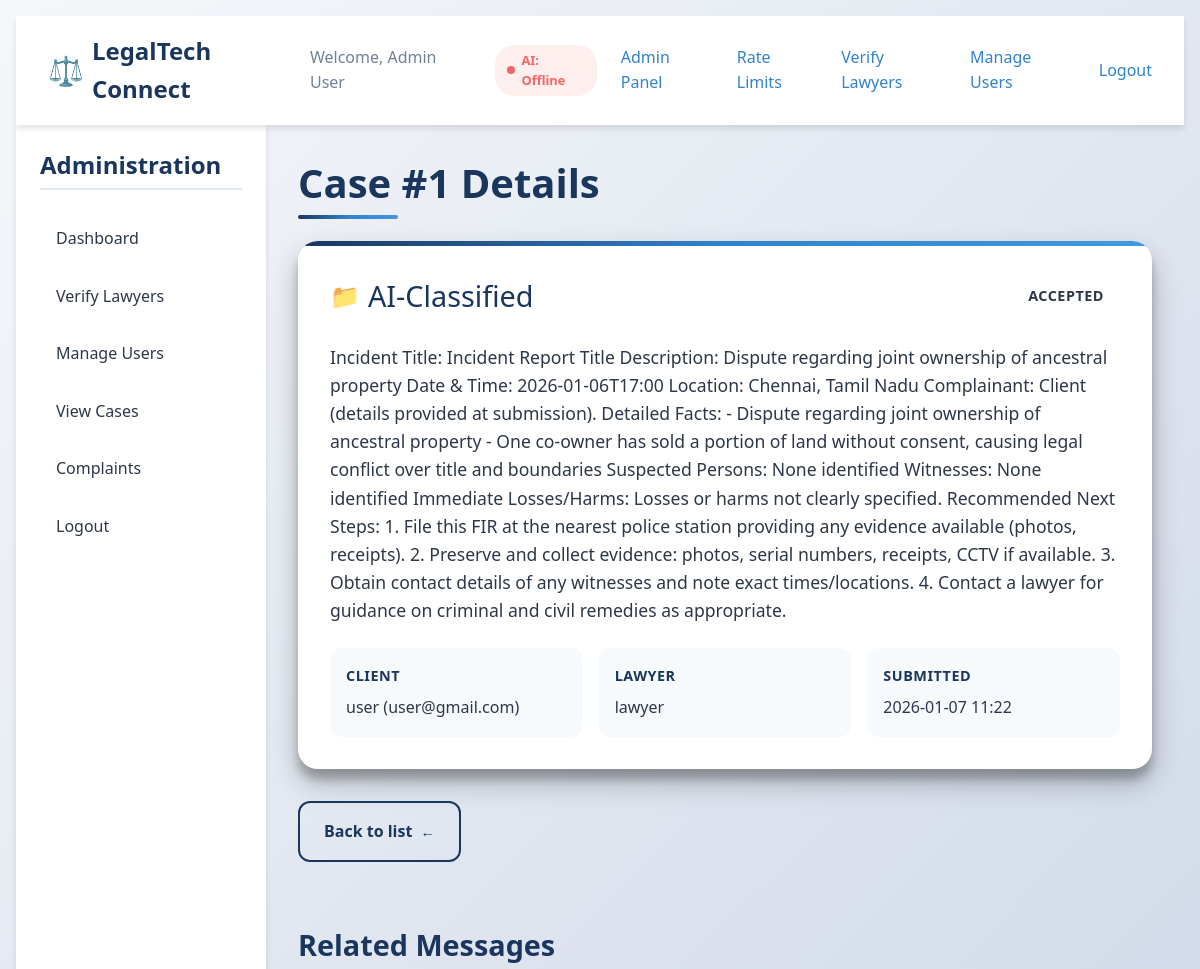
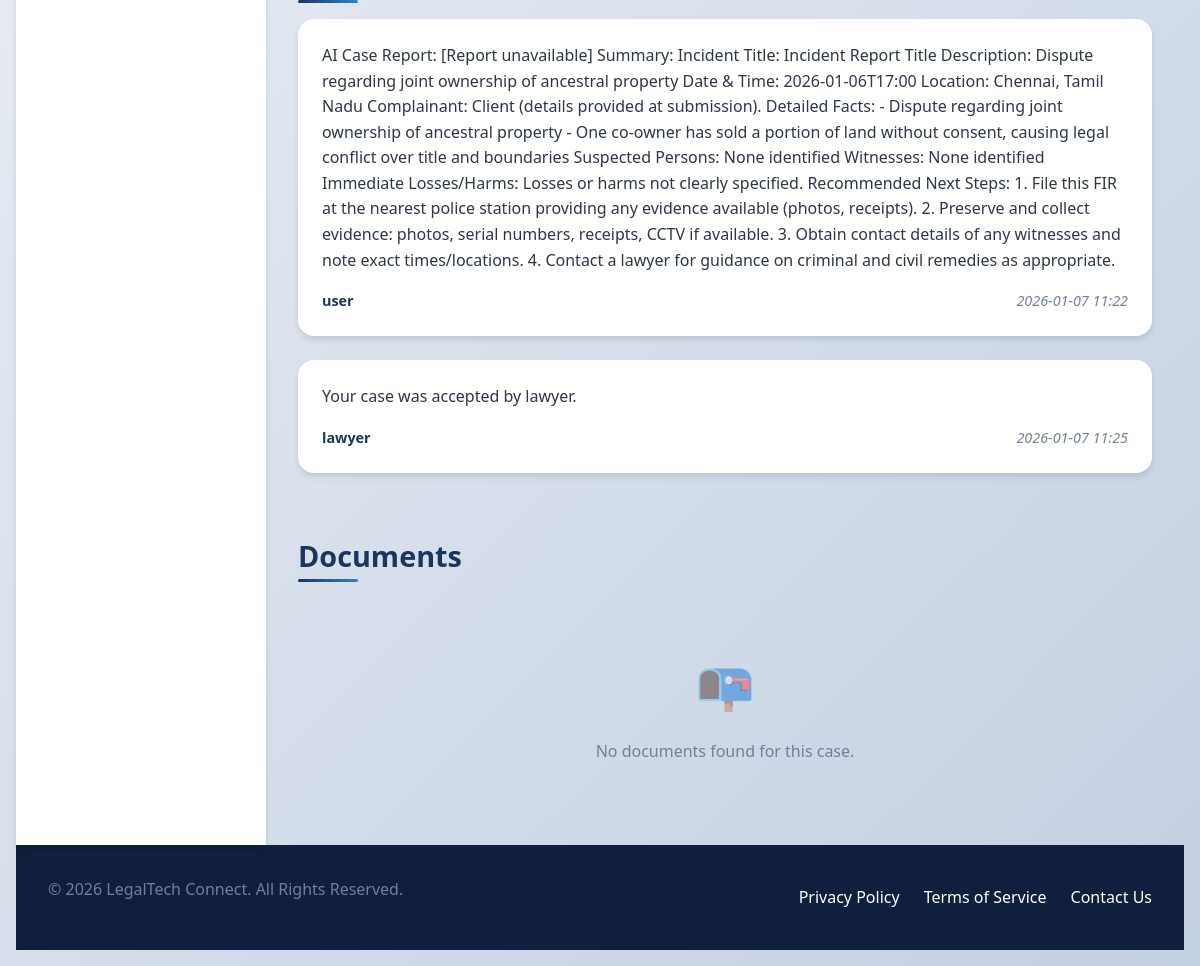
Page /admin/case/1 (signed in) on the committed database (2 pictures, top to bottom).
### models.py (models this page shows, shortened)
class User(UserMixin, db.Model):
    id = db.Column(db.Integer, primary_key=True)
    email = db.Column(db.String(150), unique=True, nullable=False)
    password_hash = db.Column(db.String(128), nullable=False)
    role = db.Column(db.String(50), nullable=False) # 'client', 'lawyer', 'admin'
    name = db.Column(db.String(150), nullable=True)
    bio = db.Column(db.Text, nullable=True)
    education = db.Column(db.String(200), nullable=True)
    created_at = db.Column(db.DateTime, default=lambda: datetime.now(timezone.utc))
    is_active = db.Column(db.Boolean, default=True, nullable=False) # For soft-deactivation by admin
    profile_pic = db.Column(db.String(200), nullable=True) # Filename for the profile picture
    specialization = db.Column(db.String(200), nullable=True)
    experience_years = db.Column(db.Integer, nullable=True)
    location = db.Column(db.String(150), nullable=True)
    phone_number = db.Column(db.String(50), nullable=True)
    address = db.Column(db.String(300), nullable=True)
    bar_number = db.Column(db.String(100), unique=True, nullable=True)
    is_verified = db.Column(db.Boolean, default=False)
    court_name = db.Column(db.String(200), nullable=True)
    judge_id_number = db.Column(db.String(100), unique=True, nullable=True)
    verification_document = db.Column(db.String(200), nullable=True)  # filename of uploaded verification doc
    cases_as_client = db.relationship('Case', foreign_keys='Case.client_id', backref='client', lazy=True)
    cases_as_client2 = db.relationship('Case', foreign_keys='Case.client2_id', backref='client2', lazy=True)
    cases_as_lawyer = db.relationship('Case', foreign_keys='Case.lawyer_id', backref='lawyer', lazy=True)
    cases_as_judge = db.relationship('Case', foreign_keys='Case.judge_id', backref='judge', lazy=True)
    reviews_received = db.relationship('Review', backref='lawyer', lazy=True)
    messages_sent = db.relationship('Message', foreign_keys='Message.sender_id', backref='sender', lazy=True)
    appointments = db.relationship('Appointment', backref='user', lazy=True)
    documents_uploaded = db.relationship('Document', backref='uploader', lazy=True)
    complaints_made = db.relationship('Complaint', foreign_keys='Complaint.complainant_id', backref='complainant', lazy=True)
    complaints_about = db.relationship('Complaint', foreign_keys='Complaint.about_user_id', backref='about_user', lazy=True)

class Case(db.Model):
    id = db.Column(db.Integer, primary_key=True)
    description = db.Column(db.Text, nullable=False)
    category = db.Column(db.String(100), nullable=False)
    status = db.Column(db.String(50), default='open') # open, accepted, closed
    timestamp = db.Column(db.DateTime, default=lambda: datetime.now(timezone.utc))
    client_id = db.Column(db.Integer, db.ForeignKey('user.id'), nullable=False)
    client2_id = db.Column(db.Integer, db.ForeignKey('user.id'), nullable=True)
    lawyer_id = db.Column(db.Integer, db.ForeignKey('user.id'), nullable=True)
    judge_id = db.Column(db.Integer, db.ForeignKey('user.id'), nullable=True)
    jurisdiction_verified = db.Column(db.Boolean, default=False)
    messages = db.relationship('Message', backref='case', lazy=True, cascade="all, delete-orphan")
    review = db.relationship('Review', uselist=False, backref='case_ref', lazy=True, cascade="all, delete-orphan")
    documents = db.relationship('Document', backref='case', lazy=True, cascade="all, delete-orphan")
    appointments = db.relationship('Appointment', backref='case', lazy=True, cascade="all, delete-orphan")
    hearings = db.relationship('Hearing', backref='case', lazy=True, cascade="all, delete-orphan")
    histories = db.relationship('CaseHistory', backref='case', lazy=True, cascade="all, delete-orphan")

class Message(db.Model):
    id = db.Column(db.Integer, primary_key=True)
    content = db.Column(db.Text, nullable=False)
    timestamp = db.Column(db.DateTime, default=lambda: datetime.now(timezone.utc))
    case_id = db.Column(db.Integer, db.ForeignKey('case.id'), nullable=False)
    sender_id = db.Column(db.Integer, db.ForeignKey('user.id'), nullable=False)

### admin.py (the view)
@admin_bp.route('/case/<int:case_id>')
@login_required
@admin_required
def view_case(case_id):
    case = Case.query.get_or_404(case_id)
    return render_template('admin/view_case_detail.html', case=case)

### admin.py (called while the page is built)
def admin_required(f):
    from functools import wraps
    @wraps(f)
    def decorated_function(*args, **kwargs):
        if not current_user.is_authenticated or current_user.role != 'admin':
            flash('Admin access required.')
            return redirect(url_for('index'))
        return f(*args, **kwargs)
    return decorated_function

### templates/admin/view_case_detail.html (shortened to what this page needs)
{% extends "base.html" %}
{% block content %}
<div class="case-details-container">
    <h1>Case #{{ case.id }} Details</h1>
    <div class="case-info-card">
        <div class="case-header">
            <div class="case-title">{{ case.category }}</div>
            <div class="status-badge status-{{ case.status }}">{{ case.status }}</div>
        </div>
        <div class="case-description">{{ case.description }}</div>
        <div class="case-details">
            <div class="detail-item">
                <strong>Client</strong>
                {{ case.client.name }} ({{ case.client.email }})
            </div>
            <div class="detail-item">
                <strong>Lawyer</strong>
                {{ case.lawyer.name if case.lawyer else 'Unassigned' }}
            </div>
            <div class="detail-item">
                <strong>Submitted</strong>
                {{ case.timestamp.strftime('%Y-%m-%d %H:%M') }}
            </div>
        </div>
    </div>
    <div class="case-actions">
        {% if case.status == 'open' %}
            <a href="{{ url_for('admin.view_cases') }}" class="button-secondary">Back to list</a>
            <a href="{{ url_for('admin.view_cases') }}" class="button-primary">Assign/Manage</a>
        {% else %}
            <a href="{{ url_for('admin.view_cases') }}" class="button-secondary">Back to list</a>
        {% endif %}
    </div>
    <h2>Related Messages</h2>
    <div class="messages-list">
        {% for msg in case.messages %}
        <div class="message-card">
            <div class="message-content">{{ msg.content }}</div>
            <div class="message-meta">
                <span class="message-sender">{{ msg.sender.name }}</span>
                <span class="message-time">{{ msg.timestamp.strftime('%Y-%m-%d %H:%M') }}</span>
            </div>
        </div>
        {% else %}
        <div class="empty-state">
            No messages found for this case.
        </div>
        {% endfor %}
    </div>
    <h2>Documents</h2>
    <div class="documents-list">
        {% for doc in case.documents %}
        <div class="document-card">
            <div class="document-info">
                <div class="document-name">{{ doc.original_filename }}</div>
            </div>
            <a href="/static/uploads/{{ doc.filename }}" class="button-small">Download</a>
        </div>
        {% else %}
        <div class="empty-state">
            No documents found for this case.
        </div>
        {% endfor %}
    </div>
</div>
{% endblock %}

### templates/base.html (shortened to what this page needs)
<!DOCTYPE html>
<html lang="en">
<head>
</head>
<body>
<nav class="navbar">
    <div class="nav-brand">
        <a href="{{ url_for('index') }}">LegalTech Connect</a>
    </div>
    <div class="nav-links">
        {% if current_user.is_authenticated %}
            <span class="nav-welcome">Welcome, {{ current_user.name or current_user.email }}</span>
            <span class="ai-status {% if ai_available %}ai-online{% else %}ai-offline{% endif %}" title="AI availability">AI: {% if ai_available %}Online{% else %}Offline{% endif %}</span>
            {% if current_user.role == 'client' %}
                <a href="{{ url_for('client.dashboard') }}">Dashboard</a>
                <a href="{{ url_for('client.messages') }}">My Messages</a>
                <a href="{{ url_for('client.appointments') }}">My Appointments</a>
                <a href="{{ url_for('client.submit_case') }}">Submit New Case</a>
            {% elif current_user.role == 'lawyer' %}
                <a href="{{ url_for('lawyer.dashboard') }}">Dashboard</a>
                <a href="{{ url_for('lawyer.edit_profile') }}">Profile</a>
                <a href="{{ url_for('lawyer.history') }}">Case History</a>
                <a href="{{ url_for('lawyer.case_requests') }}">Case Requests</a>
            {% elif current_user.role == 'admin' %}
                <a href="{{ url_for('admin.dashboard') }}">Admin Panel</a>
                <a href="{{ url_for('admin.rate_limits') }}">Rate Limits</a>
                <a href="{{ url_for('admin.verify_lawyers') }}">Verify Lawyers</a>
                <a href="{{ url_for('admin.manage_users') }}">Manage Users</a>
            {% endif %}
            <a href="{{ url_for('auth.logout') }}">Logout</a>
        {% else %}
            <a href="{{ url_for('auth.login') }}">Login</a>
            <a href="{{ url_for('auth.register') }}" class="button-primary">Get Started</a>
        {% endif %}
    </div>
</nav>
<div class="page-container">
    {% if current_user.is_authenticated %}
        {% if current_user.role == 'client' %}
        <aside class="sidebar">
            <h3>My Account</h3>
            <ul>
                <li><a href="{{ url_for('client.dashboard') }}">Dashboard</a></li>
                <li><a href="{{ url_for('client.submit_case') }}">Submit New Case</a></li>
                <li><a href="{{ url_for('client.view_all_cases') }}">View All Cases</a></li>
                <li><a href="{{ url_for('client.messages') }}">My Messages {% if sidebar_counts.unread_messages %}<span class="count-badge">{{ sidebar_counts.unread_messages }}</span>{% endif %}</a></li>
                <li><a href="{{ url_for('client.appointments') }}">Booking Status {% if sidebar_counts.upcoming_appointments %}<span class="count-badge">{{ sidebar_counts.upcoming_appointments }}</span>{% endif %}</a></li>
                <li><a href="{{ url_for('client.lawyers') }}">All Lawyers</a></li>
                <li><a href="{{ url_for('auth.logout') }}">Logout</a></li>
            </ul>
        </aside>
        {% elif current_user.role == 'admin' %}
        <aside class="sidebar">
            <h3>Administration</h3>
            <ul>
                <li><a href="{{ url_for('admin.dashboard') }}">Dashboard</a></li>
                <li><a href="{{ url_for('admin.verify_lawyers') }}">Verify Lawyers</a></li>
                <li><a href="{{ url_for('admin.manage_users') }}">Manage Users</a></li>
                <li><a href="{{ url_for('admin.view_cases') }}">View Cases</a></li>
                <li><a href="{{ url_for('admin.complaints') }}">Complaints</a></li>
                <li><a href="{{ url_for('auth.logout') }}">Logout</a></li>
            </ul>
        </aside>
        {% endif %}
    {% endif %}
    <main class="main-content">
        {% block content %}{% endblock %}
    </main>
</div>
<footer class="footer">
    <div class="container">
        <p>&copy; {{ now.year }} LegalTech Connect. All Rights Reserved.</p>
        <div class="footer-links">
            <a href="#">Privacy Policy</a>
            <a href="#">Terms of Service</a>
            <a href="#">Contact Us</a>
        </div>
    </div>
</footer>
</body>
</html>

### templates/base.html (style rules this page uses)
:root { --primary-color: #1a365d; --primary-light: #2c5282; --primary-dark: #0f1f3d; --secondary-color: #3182ce; --accent-color: #4299e1; --accent-light: #90cdf4; --success-color: #48bb78; --warning-color: #ed8936; --danger-color: #f56565; --light-bg: #f7fafc; --white: #ffffff; --text-primary: #2d3748; --text-secondary: #718096; --border-color: #e2e8f0; --shadow-sm: 0 1px 3px rgba(0, 0, 0, 0.12), 0 1px 2px rgba(0, 0, 0, 0.24); --shadow-md: 0 4px 6px rgba(0, 0, 0, 0.1); --shadow-lg: 0 10px 20px rgba(0, 0, 0, 0.15); --shadow-xl: 0 14px 28px rgba(0, 0, 0, 0.25), 0 10px 10px rgba(0, 0, 0, 0.22); --transition: all 0.3s cubic-bezier(0.25, 0.8, 0.25, 1); }
* { margin: 0; padding: 0; box-sizing: border-box; }
body { font-family: 'Inter', sans-serif; color: var(--text-primary); background-color: var(--light-bg); line-height: 1.6; overflow-x: hidden; }
h1, h2, h3, h4, h5, h6 { font-weight: 600; line-height: 1.3; margin-bottom: 0.8rem; }
h1 { font-size: 2.5rem; color: var(--primary-dark); animation: fadeInUp 0.6s ease-out; }
h2 { font-size: 2rem; color: var(--primary-color); }
h3 { font-size: 1.5rem; color: var(--primary-color); }
p { margin-bottom: 1rem; color: var(--text-secondary); }
a { color: var(--secondary-color); text-decoration: none; transition: var(--transition); }
.navbar { display: flex; justify-content: space-between; align-items: center; padding: 1rem 2rem; background-color: var(--white); box-shadow: var(--shadow-md); position: sticky; top: 0; z-index: 1000; animation: slideDown 0.5s ease-out; }
.nav-brand a { font-size: 1.5rem; font-weight: 700; color: var(--primary-color); display: flex; align-items: center; }
.nav-brand a::before { content: "⚖️"; margin-right: 0.5rem; font-size: 1.8rem; animation: pulse 2s infinite; }
.nav-links { display: flex; align-items: center; gap: 1.5rem; }
.nav-links a { position: relative; font-weight: 500; padding: 0.5rem 0; transition: var(--transition); }
.nav-links a::after { content: ''; position: absolute; bottom: 0; left: 0; width: 0; height: 2px; background-color: var(--accent-color); transition: width 0.3s ease; }
.nav-welcome { color: var(--text-secondary); font-weight: 500; }
.ai-status { display: inline-flex; align-items: center; padding: 0.3rem 0.8rem; border-radius: 20px; font-size: 0.8rem; font-weight: 600; transition: var(--transition); }
.ai-status::before { content: ''; width: 8px; height: 8px; border-radius: 50%; margin-right: 0.4rem; animation: pulse 2s infinite; }
.ai-offline { background-color: rgba(245, 101, 101, 0.1); color: var(--danger-color); }
.ai-offline::before { background-color: var(--danger-color); }
.button-primary, .button-secondary { display: inline-block; padding: 0.75rem 1.5rem; border-radius: 0.5rem; font-weight: 600; text-align: center; cursor: pointer; transition: var(--transition); border: none; font-size: 1rem; position: relative; overflow: hidden; z-index: 1; }
.button-secondary { background-color: transparent; color: var(--secondary-color); border: 2px solid var(--secondary-color); }
.page-container { display: flex; min-height: calc(100vh - 140px); }
.sidebar { width: 250px; background-color: var(--white); box-shadow: var(--shadow-md); padding: 1.5rem; transition: var(--transition); animation: slideRight 0.6s ease-out; }
.sidebar h3 { color: var(--primary-color); margin-bottom: 1.5rem; padding-bottom: 0.5rem; border-bottom: 2px solid var(--border-color); }
.sidebar ul { list-style: none; }
.sidebar li { margin-bottom: 0.5rem; }
.sidebar a { display: flex; align-items: center; padding: 0.75rem 1rem; border-radius: 0.5rem; color: var(--text-primary); transition: var(--transition); position: relative; overflow: hidden; }
.sidebar a::before { content: ''; position: absolute; left: 0; top: 0; height: 100%; width: 4px; background-color: var(--secondary-color); transform: translateX(-100%); transition: transform 0.3s ease; }
.main-content { flex: 1; padding: 2rem; animation: fadeIn 0.8s ease-out; }
.footer { background-color: var(--primary-dark); color: var(--white); padding: 2rem 0; margin-top: auto; }
.footer .container { display: flex; justify-content: space-between; align-items: center; max-width: 1200px; margin: 0 auto; padding: 0 2rem; }
.footer-links { display: flex; gap: 1.5rem; }
.footer-links a { color: var(--white); transition: var(--transition); }

### rows in the picture
User: name "Admin User"
Case: id "1", category "AI-Classified", status "ACCEPTED", description "Incident Title: Incident Report Title Description: Dispute regarding joint ownership of ancestral property Date & Time: 2026-01-06T17:00 Location: Chennai, Tamil Nadu Complainant: Client (details provided at submission). Detailed Facts: - Dispute regarding joint ownership of ancestral property - One co-owner has sold a portion of land without consent, causing legal conflict over title and boundaries Suspected Persons: None identified Witnesses: None identified Immediate Losses/Harms: Losses or harms not clearly specified. Recommended Next Steps: 1. File this FIR at the nearest police station providing any evidence available (photos, receipts). 2. Preserve and collect evidence: photos,…", timestamp "2026-01-07 11:22"
User: client.name "user", client.email "user@gmail.com"
User: lawyer "lawyer"
Message: content "AI Case Report: [Report unavailable] Summary: Incident Title: Incident Report Title Description: Dispute regarding joint ownership of ancestral property Date & Time: 2026-01-06T17:00 Location: Chennai, Tamil Nadu Complainant: Client (details provided at submission). Detailed Facts: - Dispute regarding joint ownership of ancestral property - One co-owner has sold a portion of land without consent, causing legal conflict over title and boundaries Suspected Persons: None identified Witnesses: None identified Immediate Losses/Harms: Losses or harms not clearly specified. Recommended Next Steps: 1. File this FIR at the nearest police station providing any evidence available (photos, receipts).…", sender.name "user", timestamp "2026-01-07 11:22"
Message: content "Your case was accepted by lawyer.", sender.name "lawyer", timestamp "2026-01-07 11:25"
